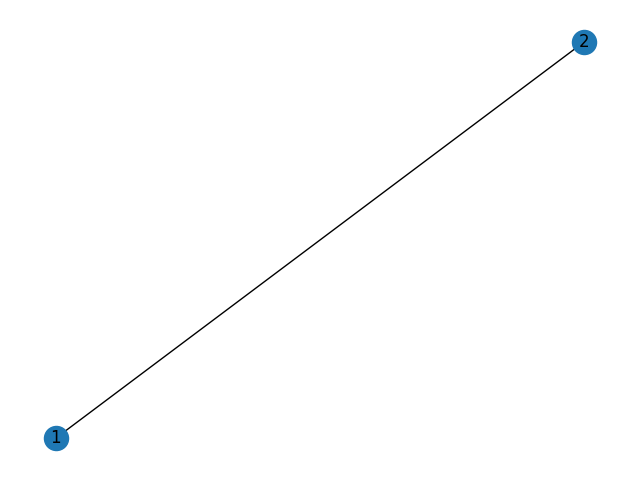

This figure's Python source:
import os
from PyQt5 import QtCore, QtGui, QtWidgets
from PyQt5.QtGui import QPainter
from PyQt5.QtGui import *
from PyQt5.QtWidgets import *
import networkx as nx
from numpy import gcd
import matplotlib.pyplot as plt


class GraphAnalyzerWindow(QWidget):
    def __init__(self):
        super().__init__()
        self.dlg = QFileDialog()
        self.currentGraph = nx.Graph()
        self.setWindowTitle('Graph analyzer')

        self.file_name = ''
        self.result = ''
        self.resize(850, 800)

        # Flags
        self.DB_access = False
        self.upper_bound = False
        self.forbidden = False
        self.regular = False
        self.cycles = False
        self.paths = False
        self.complement = False

        layout = QtWidgets.QGridLayout()

        # Creating graph reader
        self.vertical_layout_widget_3 = QtWidgets.QWidget(self)
        self.vertical_layout_3 = QtWidgets.QVBoxLayout(self.vertical_layout_widget_3)

        # Description
        self.vertical_layout_widget_4 = QtWidgets.QWidget(self)
        self.vertical_layout_4 = QtWidgets.QVBoxLayout(self.vertical_layout_widget_4)
        self.vertical_layout_4.setAlignment(QtCore.Qt.AlignTop)

        self.l1 = QtWidgets.QLabel(self.vertical_layout_widget_4)
        self.l1.setText('Input Graph description:')
        self.l1.setFont(QFont('Times New Roman', 14))
        self.vertical_layout_4.addWidget(self.l1)

        self.description = QtWidgets.QLabel(self.vertical_layout_widget_4)
        self.description.setText('Your graph description must be an adjacency list (or dictionary). \n'
                                 'Input data can be entered in the text editor below, or you can upload \n'
                                 'a .txt or .json file. In the first two cases, the input data must be \n'
                                 'presented as strings, where the first value is the current vertex, and \n'
                                 'the ones following it are the list of vertices adjacent to it. Values \n'
                                 'in vertex names in a string are separated by a space. If the data is \n'
                                 'not correct, you will get an error.\n\n')
        self.description.setFont(QFont('Calibri', 12))
        self.vertical_layout_4.addWidget(self.description)

        self.l2 = QtWidgets.QLabel(self.vertical_layout_widget_4)
        self.l2.setText('Choose an appropriate format:')
        self.l2.setFont(QFont('Times New Roman', 14))
        self.vertical_layout_4.addWidget(self.l2)

        layout.addWidget(self.vertical_layout_widget_4, 0, 0)

        # Combo box
        self.combo = QtWidgets.QComboBox(self)
        self.options = ('.txt files', '.json files', 'input from text editor')
        self.combo.addItems(self.options)
        self.combo.setFont(QFont('Calibri', 12))
        layout.addWidget(self.combo, 1, 0)

        # Input Graph
        self.text_edit = QtWidgets.QTextEdit(self)
        self.text_edit.resize(200, 800)
        self.text_edit.setText('Describe your graph here')
        layout.addWidget(self.text_edit, 2, 0)

        # Upload button
        self.push_button_file = QtWidgets.QPushButton(self)
        self.push_button_file.clicked.connect(self.load_file)
        self.push_button_file.setText('Upload file with graph description')
        self.push_button_file.setFont(QFont('Calibri', 12))
        layout.addWidget(self.push_button_file, 3, 0)

        # Combo box
        self.vertical_layout_widget = QtWidgets.QWidget()
        self.vertical_layout_widget.resize(400, 200)
        self.buttons_layout = QtWidgets.QVBoxLayout(self.vertical_layout_widget)
        self.buttons_layout.setContentsMargins(0, 0, 0, 0)

        self.label = QtWidgets.QLabel()
        self.label.setText('Analyze graph for belonging to a class CPC:')
        self.label.setFont(QFont('Times New Roman', 14))
        self.buttons_layout.addWidget(self.label)

        # Creating radio buttons
        self.DB_button = QtWidgets.QCheckBox(self.vertical_layout_widget)
        self.DB_button.setText('search in Database')
        self.DB_button.setFont(QFont('Calibri', 12))
        self.buttons_layout.addWidget(self.DB_button)

        self.edges_button = QtWidgets.QCheckBox(self.vertical_layout_widget)
        self.edges_button.setText('check upper bound for number of segments')
        self.edges_button.setFont(QFont('Calibri', 12))
        self.buttons_layout.addWidget(self.edges_button)

        self.subgraphs_button = QtWidgets.QCheckBox(self.vertical_layout_widget)
        self.subgraphs_button.setText('check forbidden subgraphs')
        self.subgraphs_button.setFont(QFont('Calibri', 12))
        self.buttons_layout.addWidget(self.subgraphs_button)

        self.regular_button = QtWidgets.QCheckBox(self.vertical_layout_widget)
        self.regular_button.setText('check bounds for regular graphs')
        self.regular_button.setFont(QFont('Calibri', 12))
        self.buttons_layout.addWidget(self.regular_button)

        self.cycle_button = QtWidgets.QCheckBox(self.vertical_layout_widget)
        self.cycle_button.setText('test for cycles')
        self.cycle_button.setFont(QFont('Calibri', 12))
        self.buttons_layout.addWidget(self.cycle_button)

        self.path_button = QtWidgets.QCheckBox(self.vertical_layout_widget)
        self.path_button.setText('test for paths')
        self.path_button.setFont(QFont('Calibri', 12))
        self.buttons_layout.addWidget(self.path_button)

        self.complement_button = QtWidgets.QCheckBox(self.vertical_layout_widget)
        self.complement_button.setText('hamiltonian cycle existing')
        self.complement_button.setFont(QFont('Calibri', 12))
        self.buttons_layout.addWidget(self.complement_button)

        layout.addWidget(self.vertical_layout_widget, 0, 1)

        # Getting result
        self.push_button_res = QtWidgets.QPushButton(self)
        self.push_button_res.setText('Get result')
        self.push_button_res.setFont(QFont('Calibri', 12))
        layout.addWidget(self.push_button_res, 1, 1)

        # Result editor
        self.text_edit_2 = QtWidgets.QTextEdit(self)
        self.text_edit_2.setText('There will be a result of graph processing')
        layout.addWidget(self.text_edit_2, 2, 1)

        # Creating result buttons
        self.horizontal_widget = QtWidgets.QWidget(self)
        self.horizontal_layout = QtWidgets.QHBoxLayout(self.horizontal_widget)

        self.show_graph = QtWidgets.QPushButton(self.horizontal_widget)
        self.show_graph.setText('Show graph')
        self.show_graph.setFont(QFont('Calibri', 12))
        self.horizontal_layout.addWidget(self.show_graph)

        self.show_realization = QtWidgets.QPushButton(self.horizontal_widget)
        self.show_realization.setText('Show realization')
        self.show_realization.setFont(QFont('Calibri', 12))
        self.horizontal_layout.addWidget(self.show_realization)

        layout.addWidget(self.horizontal_widget, 3, 1)

        # Connecting buttons
        self.push_button_res.clicked.connect(self.analyze)
        self.show_graph.clicked.connect(self.show_current_graph)

        self.setLayout(layout)

    # Constructing appropriate graph
    def show_current_graph(self):
        nx.draw(self.currentGraph, with_labels=True)
        plt.savefig("graph_analyzer.png")

        dlg = QDialog(self)
        dlg.setWindowTitle("CPC-Graph to current realization")
        dlg.resize(800, 600)

        labelImage = QLabel(dlg)
        pixmap = QPixmap("graph_analyzer.png").scaled(dlg.width(), dlg.height())
        labelImage.setPixmap(pixmap)

        dlg.exec()

    def load_file(self):
        current_option = self.options.index(self.combo.currentText())
        if current_option == '.txt files' or current_option == '.json files':
            self.file_name, _ = QFileDialog.getOpenFileName(parent=self,
                                                            caption="Choose file with graph description",
                                                            filter="Text Files (*.txt)",
                                                            directory=os.getcwd())
            text = open(self.file_name).read()
        else:
            text = self.text_edit.toPlainText()

        set_of_strings = list(text.split('\n'))
        for string in set_of_strings:
            items = list(string.split())
            self.currentGraph.add_node(items[0])
            for node in items[1:]:
                self.currentGraph.add_edge(items[0], node)

    def set_flags(self):
        if self.DB_button.isChecked():
            self.DB_access = True
        if self.edges_button.isChecked():
            self.upper_bound = True
        if self.subgraphs_button.isChecked():
            self.forbidden = True
        if self.regular_button.isChecked():
            self.regular = True
        if self.path_button.isChecked():
            self.paths = True
        if self.cycle_button.isChecked():
            self.cycles = True

    def analyze(self):
        self.set_flags()

        self.upper_bound_edges()
        self.hamilton()
        self.path()
        self.cycle()
        self.regular_check()

        self.text_edit_2.setText(self.result)
        self.update()

    # Functions for graph analyzer
    def upper_bound_edges(self):
        if self.upper_bound:
            n = self.currentGraph.number_of_nodes()
            e = self.currentGraph.number_of_edges()
            if n % 2 == 1:
                if e > (n - 3) * n / 2:
                    self.result += '''The upper bound on edges is not correct, 
                                      therefore current graph does not belong to CPC-graph. \n'''
                else:
                    self.result += 'Upper bound on edges is correct. \n'
            else:
                if e > n * (n - 4) / 2 + 1:
                    self.result += '''The upper bound on edges is not correct, 
                                                          therefore current graph does not belong to CPC-graph. \n'''
                else:
                    self.result += 'Upper bound on edges is correct. \n'

    def hamilton(self):
        if self.complement:
            G = nx.complement(self.currentGraph)
            F = [(G, [list(G.nodes())[0]])]
            n = G.number_of_nodes()
            while F:
                graph, path = F.pop()
                confs = []
                neighbors = (node for node in graph.neighbors(path[-1])
                             if node != path[-1])  # exclude self loops
                for neighbor in neighbors:
                    conf_p = path[:]
                    conf_p.append(neighbor)
                    conf_g = nx.Graph(graph)
                    conf_g.remove_node(path[-1])
                    confs.append((conf_g, conf_p))
                for g, p in confs:
                    if len(p) == n:
                        self.result += 'There exists a hamiltonian cycle in the complement. \n'
                    else:
                        F.append((g, p))
            self.result += '''There is no hamiltonian cycle in the complement, 
                              therefore current graph does not belong to the CPC-class. \n'''

    def path(self):
        if self.paths:
            if len(list(self.currentGraph.nodes())) != 0 and \
                    nx.is_simple_path(self.currentGraph, list(self.currentGraph.nodes())):
                print('haha')
                if len(list(self.currentGraph.nodes())) > 6:
                    self.result += f'''Current graph is a simple path with {len(list(self.currentGraph.nodes()))} nodes,
                                    therefore current graph belongs to CPC-class. \n'''
                else:
                    self.result += '''Number of nodes in current path graph is less than 7,
                                      therefore current graph does not belong to CPC. \n'''
            else:
                self.result += 'Graph is not a simple path. \n'

    def cycle(self):
        if self.cycles:
            if self.is_regular() == (True, 2):
                if self.currentGraph.number_of_nodes() > 4 and self.currentGraph.number_of_nodes() != 6:
                    self.result += f'''Current graph is a simple cycle with {self.currentGraph.number_of_nodes()} nodes,
                                    therefore current graph belongs to CPC-class. \n'''
                else:
                    self.result += f'''Number of nodes in current cycle graph is {self.currentGraph.number_of_nodes()},
                                      therefore current graph does not belong to CPC. \n'''
            else:
                self.result += 'Graph is not a simple cycle. \n'

    def is_regular(self):
        degrees = [val for (node, val) in nx.degree(self.currentGraph)]
        if nx.is_connected(self.currentGraph) and all(d == degrees[0] for d in degrees):
            return True, degrees[0]
        return False, -1

    def regular_check(self):
        if self.regular:
            reg, deg = self.is_regular()
            if reg:
                n = self.currentGraph.number_of_nodes()
                if (n % 2 == 1 and deg > n - 3) or (n % 4 == 0 and deg > n - 4) or (n % 2 == 0 and deg > n - 5):
                    self.result += '''Max degree for regular graph is not correct, 
                                      therefore the graph does not belong to CPC.'''
                    return
                if (deg % 2 == 0 and n >= deg * deg + 5 * deg + 7) or (
                        deg % 2 == 1 and n % 2 == 0 and n > 4 * (4 * deg * deg + 10 * deg + 7)) or (
                        (deg - 2) / 2 < n / 2 and gcd(n, (deg - 2) / 2) == 1) or (n % (4 * deg + 6) == 0):
                    self.result += 'Current graph is regular and belongs to CPC-class. \n'

    def database_call(self):
        pass
